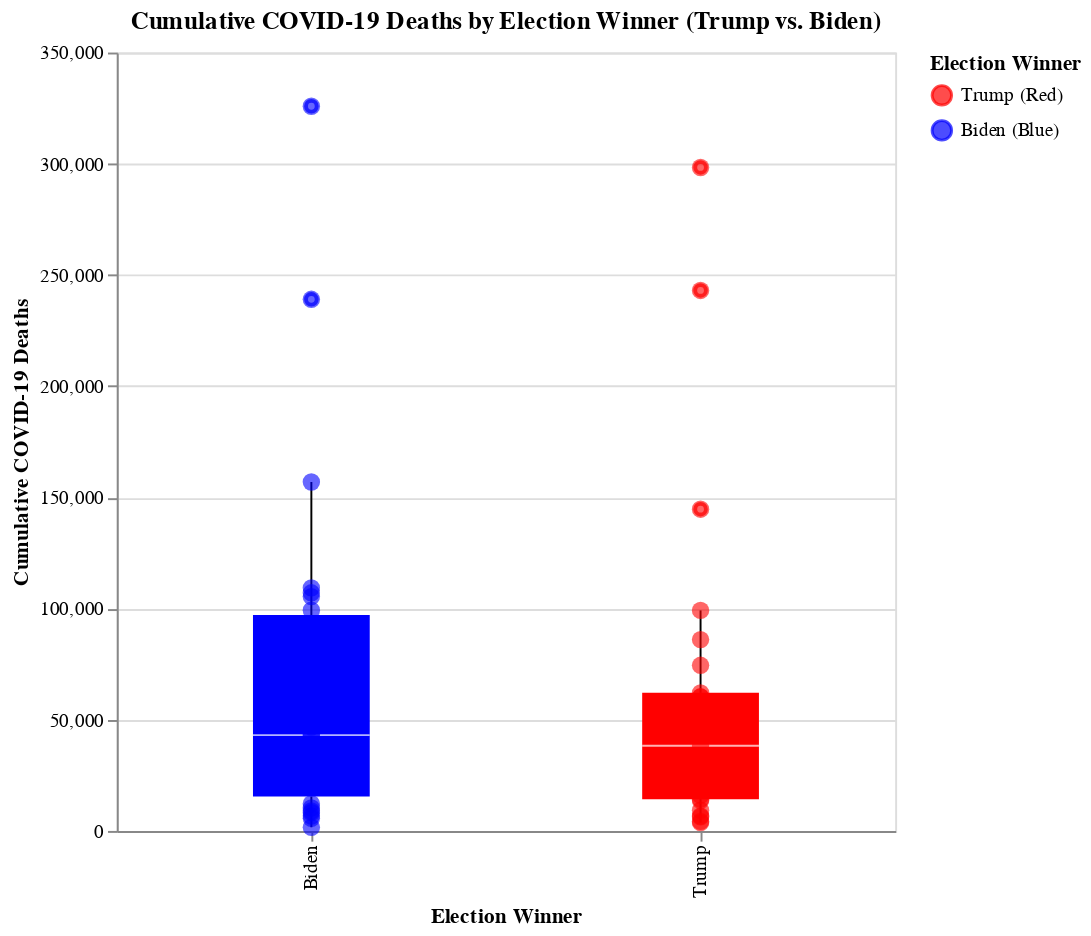

The code cell stored with this chart in its notebook:
### Code cell
covid_data2 = pd.read_csv('../Data/Provisional_COVID-19_Deaths_by_County__and_Race_and_Hispanic_Origin_20241120.csv')

# Convert the date column to datetime format
covid_data2['Data as of'] = pd.to_datetime(covid_data2['Data as of'], format='%m/%d/%Y')

# Extract cumulative COVID-19 deaths for the latest available date for each state
latest_date = covid_data2['Data as of'].max()
covid_latest = covid_data2[covid_data2['Data as of'] == latest_date]

# Aggregate COVID deaths by state
covid_deaths_by_state = covid_latest.groupby('State')['COVID-19 Deaths'].sum().reset_index()

# Merge with election data on state
merged_data = pd.merge(covid_deaths_by_state, election_data, left_on='State', right_on='state_abr')

# Keep necessary columns and rename for clarity
merged_data = merged_data[['state_abr', 'COVID-19 Deaths', 'trump_win', 'biden_win']]
merged_data = merged_data.rename(columns={'state_abr': 'state', 'COVID-19 Deaths': 'cumulative_deaths'})

# Create boxplot and add individual points on top for better visibility
boxplot = alt.Chart(merged_data).mark_boxplot(size=60).encode(
    x=alt.X('trump_win:N', title='Election Winner', axis=alt.Axis(labels=True, labelExpr="datum.value == 1 ? 'Trump' : 'Biden'")),
    y=alt.Y('cumulative_deaths:Q', title='Cumulative COVID-19 Deaths'),
    color=alt.Color('trump_win:N', scale=alt.Scale(domain=[1, 0], range=['red', 'blue']), title='Election Winner', legend=alt.Legend(
        title="Election Winner", labelExpr="datum.label == '1' ? 'Trump (Red)' : 'Biden (Blue)'"))
).properties(
    width=400,
    height=400
)

# Add individual points for each state with hover capabilities
points = alt.Chart(merged_data).mark_circle(size=80, opacity=0.6).encode(
    x=alt.X('trump_win:N'),
    y=alt.Y('cumulative_deaths:Q'),
    color=alt.Color('trump_win:N', scale=alt.Scale(domain=[1, 0], range=['red', 'blue'])),
    tooltip=['state:N', 'cumulative_deaths:Q']
)

final_chart1 = (boxplot + points).properties(
    title='Cumulative COVID-19 Deaths by Election Winner (Trump vs. Biden)'
)

final_chart1

### Figure 1 — Vega-Lite specification as saved in the notebook (floating-point values rounded to 4 significant figures)
{"config": {"view": {"continuousWidth": 300, "continuousHeight": 300}}, "layer": [{"mark": {"type": "boxplot", "size": 60}, "encoding": {"color": {"field": "trump_win", "legend": {"labelExpr": "datum.label == '1' ? 'Trump (Red)' : 'Biden (Blue)'", "title": "Election Winner"}, "scale": {"domain": [1, 0], "range": ["red", "blue"]}, "title": "Election Winner", "type": "nominal"}, "x": {"axis": {"labelExpr": "datum.value == 1 ? 'Trump' : 'Biden'", "labels": true}, "field": "trump_win", "title": "Election Winner", "type": "nominal"}, "y": {"field": "cumulative_deaths", "title": "Cumulative COVID-19 Deaths", "type": "quantitative"}}}, {"mark": {"type": "circle", "opacity": 0.6, "size": 80}, "encoding": {"color": {"field": "trump_win", "scale": {"domain": [1, 0], "range": ["red", "blue"]}, "type": "nominal"}, "tooltip": [{"field": "state", "type": "nominal"}, {"field": "cumulative_deaths", "type": "quantitative"}], "x": {"field": "trump_win", "type": "nominal"}, "y": {"field": "cumulative_deaths", "type": "quantitative"}}}], "data": {"name": "data-41b51d6ccad8bd7249515710797090b2"}, "height": 400, "title": "Cumulative COVID-19 Deaths by Election Winner (Trump vs. Biden)", "width": 400, "$schema": "https://vega.github.io/schema/vega-lite/v5.20.1.json", "datasets": {"data-41b51d6ccad8bd7249515710797090b2": [{"state": "AK", "cumulative_deaths": 3726, "trump_win": 1, "biden_win": 0}, {"state": "AL", "cumulative_deaths": 60318, "trump_win": 1, "biden_win": 0}, {"state": "AR", "cumulative_deaths": 31530, "trump_win": 1, "biden_win": 0}, {"state": "AZ", "cumulative_deaths": 90639, "trump_win": 0, "biden_win": 1}, {"state": "CA", "cumulative_deaths": 325848, "trump_win": 0, "biden_win": 1}, {"state": "CO", "cumulative_deaths": 42786, "trump_win": 0, "biden_win": 1}, {"state": "CT", "cumulative_deaths": 37692, "trump_win": 0, "biden_win": 1}, {"state": "DC", "cumulative_deaths": 6693, "trump_win": 0, "biden_win": 1}, {"state": "DE", "cumulative_deaths": 10338, "trump_win": 0, "biden_win": 1}, {"state": "FL", "cumulative_deaths": 243018, "trump_win": 1, "biden_win": 0}, {"state": "GA", "cumulative_deaths": 99231, "trump_win": 0, "biden_win": 1}, {"state": "HI", "cumulative_deaths": 5673, "trump_win": 0, "biden_win": 1}, {"state": "IA", "cumulative_deaths": 22497, "trump_win": 1, "biden_win": 0}, {"state": "ID", "cumulative_deaths": 14298, "trump_win": 1, "biden_win": 0}, {"state": "IL", "cumulative_deaths": 109311, "trump_win": 0, "biden_win": 1}, {"state": "IN", "cumulative_deaths": 74484, "trump_win": 1, "biden_win": 0}, {"state": "KS", "cumulative_deaths": 24180, "trump_win": 1, "biden_win": 0}, {"state": "KY", "cumulative_deaths": 51228, "trump_win": 1, "biden_win": 0}, {"state": "LA", "cumulative_deaths": 48459, "trump_win": 1, "biden_win": 0}, {"state": "MA", "cumulative_deaths": 63792, "trump_win": 0, "biden_win": 1}, {"state": "MD", "cumulative_deaths": 53775, "trump_win": 0, "biden_win": 1}, {"state": "ME", "cumulative_deaths": 8211, "trump_win": 0, "biden_win": 1}, {"state": "MI", "cumulative_deaths": 105369, "trump_win": 0, "biden_win": 1}, {"state": "MN", "cumulative_deaths": 38262, "trump_win": 0, "biden_win": 1}, {"state": "MO", "cumulative_deaths": 62085, "trump_win": 1, "biden_win": 0}, {"state": "MS", "cumulative_deaths": 38313, "trump_win": 1, "biden_win": 0}, {"state": "MT", "cumulative_deaths": 9315, "trump_win": 1, "biden_win": 0}, {"state": "NC", "cumulative_deaths": 99159, "trump_win": 1, "biden_win": 0}, {"state": "ND", "cumulative_deaths": 6732, "trump_win": 1, "biden_win": 0}, {"state": "NE", "cumulative_deaths": 13671, "trump_win": 1, "biden_win": 0}, {"state": "NH", "cumulative_deaths": 8988, "trump_win": 0, "biden_win": 1}, {"state": "NJ", "cumulative_deaths": 107073, "trump_win": 0, "biden_win": 1}, {"state": "NM", "cumulative_deaths": 25005, "trump_win": 0, "biden_win": 1}, {"state": "NV", "cumulative_deaths": 35832, "trump_win": 0, "biden_win": 1}, {"state": "NY", "cumulative_deaths": 239049, "trump_win": 0, "biden_win": 1}, {"state": "OH", "cumulative_deaths": 144678, "trump_win": 1, "biden_win": 0}, {"state": "OK", "cumulative_deaths": 49473, "trump_win": 1, "biden_win": 0}, {"state": "OR", "cumulative_deaths": 25431, "trump_win": 0, "biden_win": 1}, {"state": "PA", "cumulative_deaths": 156900, "trump_win": 0, "biden_win": 1}, {"state": "RI", "cumulative_deaths": 12249, "trump_win": 0, "biden_win": 1}, {"state": "SC", "cumulative_deaths": 60297, "trump_win": 1, "biden_win": 0}, {"state": "SD", "cumulative_deaths": 6324, "trump_win": 1, "biden_win": 0}, {"state": "TN", "cumulative_deaths": 86043, "trump_win": 1, "biden_win": 0}, {"state": "TX", "cumulative_deaths": 298323, "trump_win": 1, "biden_win": 0}, {"state": "UT", "cumulative_deaths": 16056, "trump_win": 1, "biden_win": 0}, {"state": "VA", "cumulative_deaths": 60942, "trump_win": 0, "biden_win": 1}, {"state": "VT", "cumulative_deaths": 1647, "trump_win": 0, "biden_win": 1}, {"state": "WA", "cumulative_deaths": 43377, "trump_win": 0, "biden_win": 1}, {"state": "WI", "cumulative_deaths": 46710, "trump_win": 0, "biden_win": 1}, {"state": "WV", "cumulative_deaths": 20862, "trump_win": 1, "biden_win": 0}, {"state": "WY", "cumulative_deaths": 4305, "trump_win": 1, "biden_win": 0}]}}
